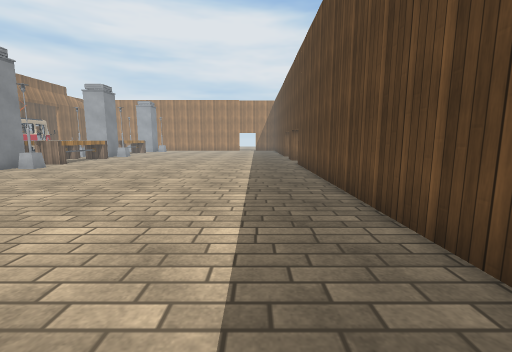
[1] (above)

21 first-person views from a walk through a scene from a Unity 3-D project. The camera is 1.3 m above the floor, tilts 8° down and sees 90° across. Doors are open. The floor is counted in squares, 1 m on a side. Each view is taken from the middle of a square. On the plan, view 1 faces up. The plan holds only what a view shows up to about 13 squares ahead; the rest is blank. The place goes on beyond the plan. Some animated figures are not drawn. Some surface patterns are stand-ins.

[2]
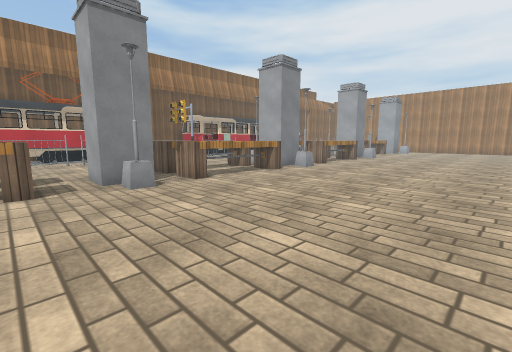

[3]
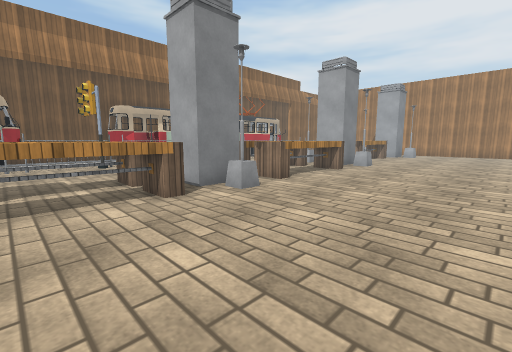

[4]
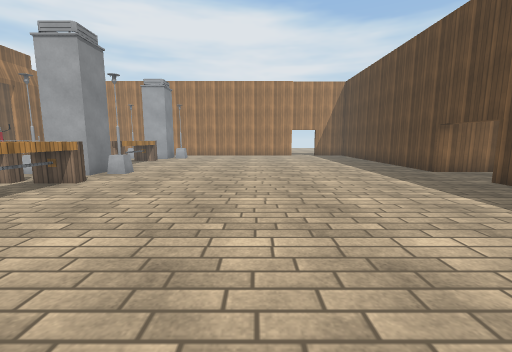

[5]
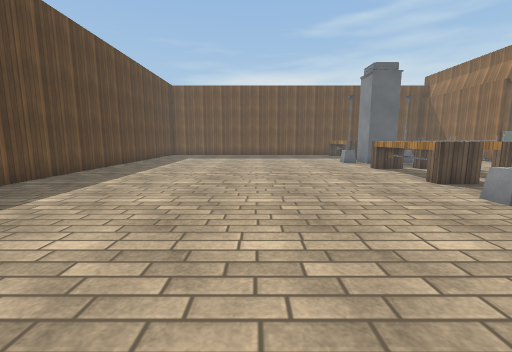

[6]
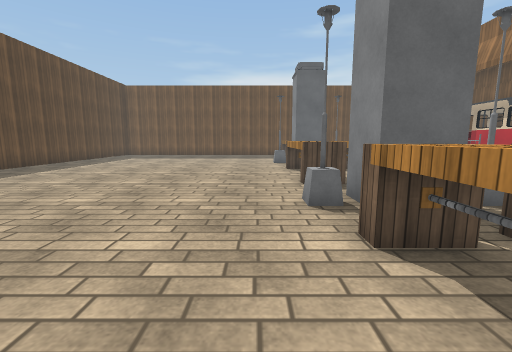

[7]
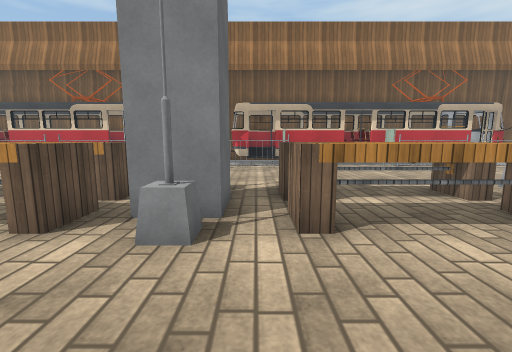

[8]
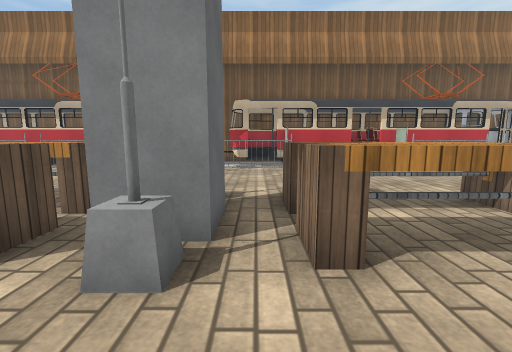

[9]
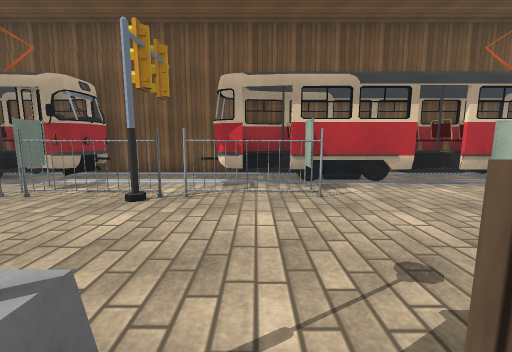

[10]
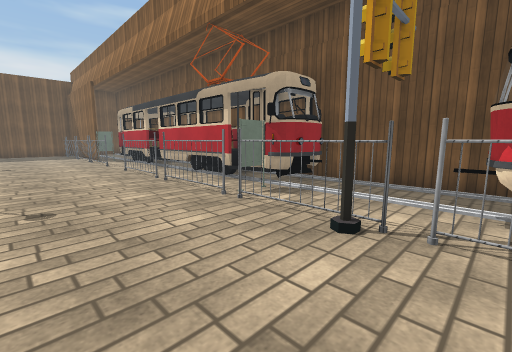

[11]
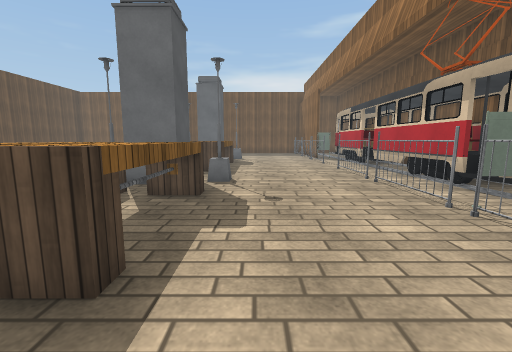

[12]
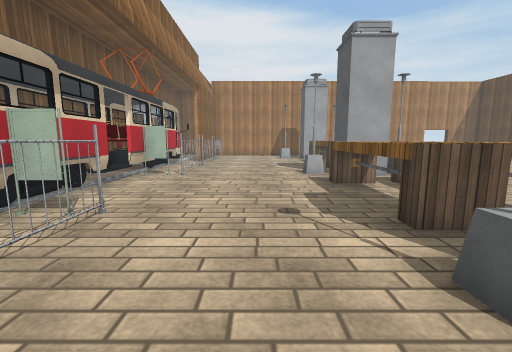

[13]
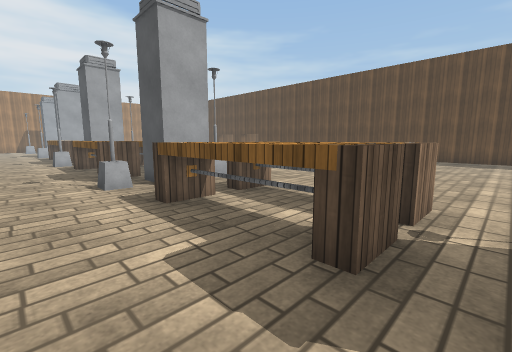

[14]
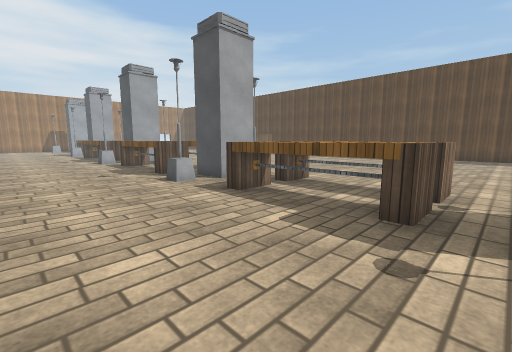

[15]
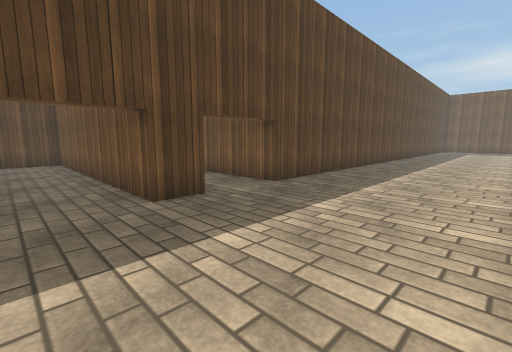

[16]
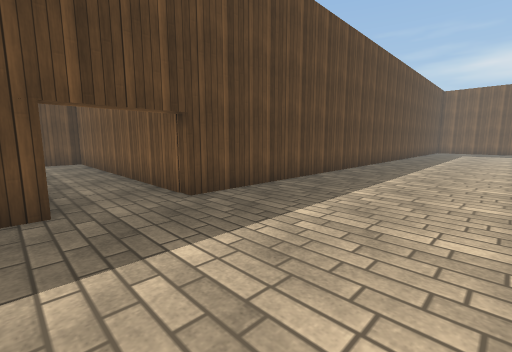

[17]
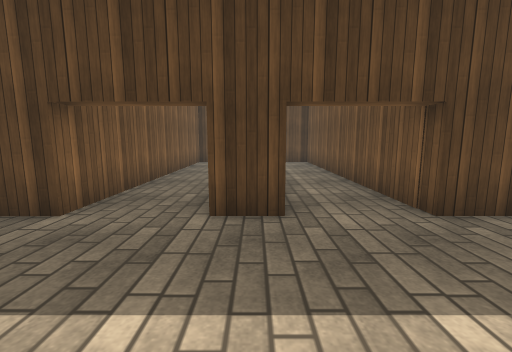

[18]
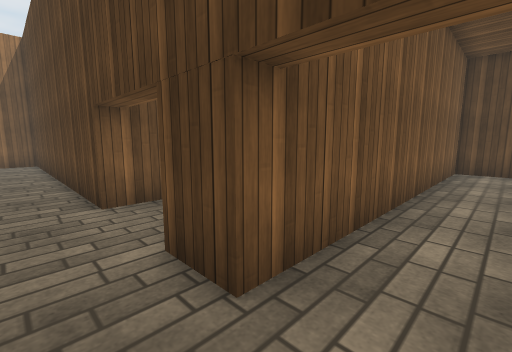

[19]
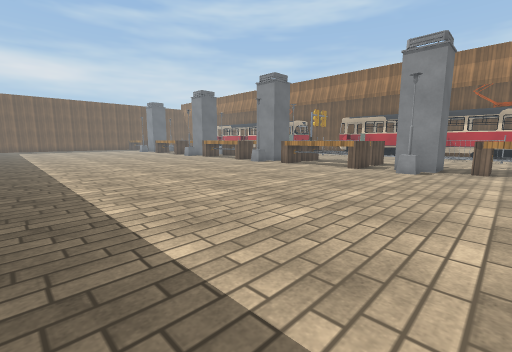

[20]
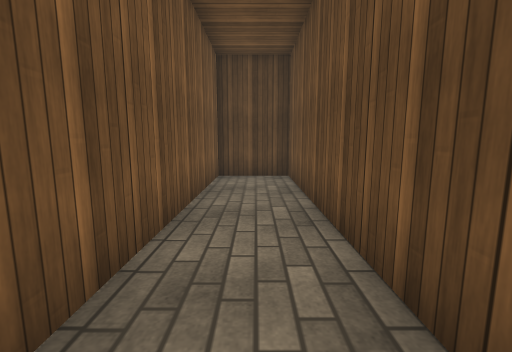

[21]
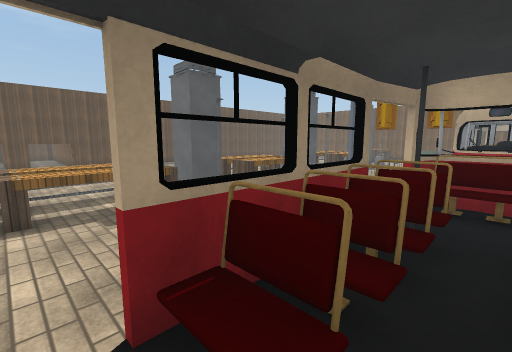

### Floor plan
Points are (right, up) in squares from view 1. A wall is a line through its corners. A room is listed if a view was taken in it or the views show most of it. See-through windows are left out.
Room 1 (views 1, 2, 3, 4, 5, 6, 7, 8, 9, 10, 11, 12, 13, 14, 15, 16, 17, 18, 19, 20)
walls: (-20.1, 7.2) (-19.4, 7.2); (-20.5, 12.7) (-20.7, 12.1) (-20.9, 11.7); (-20.6, 12.4) (-20.8, 11.9); (-20.7, 7.7) (-20.5, 6.1); (-20.8, 7.7) (-20.6, 6.8); (-20.3, 5.5) (-20.3, 0.2); (-21.2, 7.8) (-20.8, 7.5); (-21.4, 7.8) (-20.9, 7.7) (-20.6, 7.2); (-22.2, 7.8) (-20.9, 7.7); (-20.3, 17.5) (-20.3, 14); (-22.9, 12.1) (-22.9, 6.8); (-20.3, -1.1) (-20.3, -4.3); (2.3, -4.1) (2.3, 13.9) (12.5, 13.9); (-20.3, 23.5) (-20.3, 18.7); (13.3, 14.6) (13.3, 16.5) (2.3, 16.5) (2.3, 17.8) (13.3, 17.8) (13.3, 20.4) (2.3, 20.4) (2.3, 23.5)
low walls: (-20.5, 13.3) (-20.6, 12.4); (-20.8, 6.5) (-20.5, 6.1); (-20.8, 14.2) (-21, 12.6); (-21.6, 11.8) (-21.6, 11.3); (-21.6, 8.1) (-21.6, 7.1); (-20.8, 16.4) (-20.8, 15); (-22.4, 7.2) (-21.4, 7.2)
ways out: open door at (-20.5, 18.5) to room 2; open door at (-20.5, -0.5); open door at (-20.5, 13.5); open door at (-20, 6)
objects: other object (-19, -4) to (-19, -2); fence (-19, 1) to (-19, 3); fence (-19, 4) to (-19, 7); fence (-19, 8) to (-19, 11); fence (-19, 12) to (-19, 14); fence (-19, 20) to (-19, 22); other object (-19, 23); bench (-14, -3) to (-13, 1); lamp (-14, 4); bench (-14, 6) to (-13, 10); lamp (-14, 12); bench (-14, 14) to (-13, 18); lamp (-14, 20) to (-13, 20); other object (-13, 3) to (-11, 4); other object (-13, 11) to (-11, 12); other object (-13, 21) to (-11, 21); bench (-12, -3) to (-11, 1); bench (-12, 6) to (-11, 10); bench (-12, 14) to (-11, 18); bench (-12, 22) to (-11, 23); lamp (-11, 4) to (-10, 4); lamp (-11, 12) to (-10, 12); lamp (-11, 20) to (-10, 20)
Room 2 (view 21)
walls: (-22.9, 18.8) (-22.9, 16.9)
ways out: open door at (-20.5, 18.5) to room 1

Positions as (right, up) in squares from view 1, and headings:
1: (0, 0), facing up
2: (-3, 1), facing up-left
3: (-5, 7), facing up-left
4: (-5, 10), facing up
5: (-5, 9), facing down
6: (-9, 9), facing down
7: (-7, 13), facing left
8: (-8, 13), facing left
9: (-13, 13), facing left
10: (-15, 12), facing down-left
11: (-15, 12), facing down
12: (-16, 10), facing up
13: (-16, -4), facing up-right
14: (-18, -4), facing up-right
15: (-3, 20), facing down-right
16: (-3, 17), facing down-right
17: (-2, 17), facing right
18: (1, 15), facing up-right
19: (1, 23), facing down-left
20: (4, 19), facing right
21: (-22, 18), facing down-right
